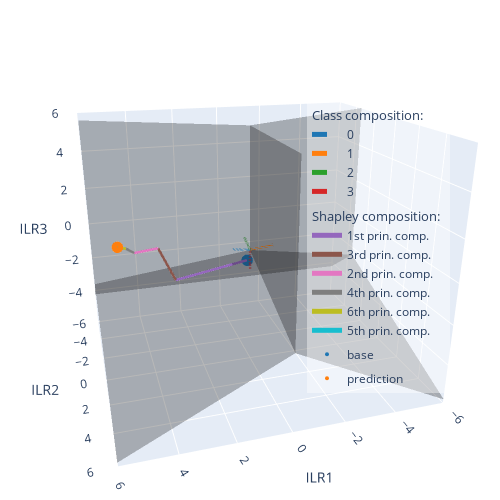

Notebook code for this chart:
### Code cell
#adjust visulisation angle

camera = dict(
    eye=dict(x=0.6, y=2, z=0.8)
)
fig.update_layout(scene_camera=camera, legend_tracegroupgap=5, legend = dict(font = dict(size = 12)))
fig.show()

fig.write_image(os.path.join(out_dir, 'ex_eq4_ilrplotsum.pdf'), scale=1.5)

### Figure 1 — Plotly figure (JSON) as saved in the notebook; plotly's stock layout.template omitted (floating-point values rounded to 4 significant figures)
{"data": [{"legendgroup": "class", "legendgrouptitle": {"text": "Class composition:"}, "line": {"dash": "dash", "width": 5}, "mode": "lines", "name": "0", "type": "scatter3d", "x": [0, 0.8165], "y": [0, 0.4714], "z": [0, 0.3333]}, {"legendgroup": "class", "legendgrouptitle": {"text": "Class composition:"}, "line": {"dash": "dash", "width": 5}, "mode": "lines", "name": "1", "type": "scatter3d", "x": [0, -0.8165], "y": [0, 0.4714], "z": [0, 0.3333]}, {"legendgroup": "class", "legendgrouptitle": {"text": "Class composition:"}, "line": {"dash": "dash", "width": 5}, "mode": "lines", "name": "2", "type": "scatter3d", "x": [0, -2.776e-17], "y": [0, -0.9428], "z": [0, 0.3333]}, {"legendgroup": "class", "legendgrouptitle": {"text": "Class composition:"}, "line": {"dash": "dash", "width": 5}, "mode": "lines", "name": "3", "type": "scatter3d", "x": [0, -2.776e-17], "y": [0, -8.127e-17], "z": [0, -1.0]}, {"legendgroup": "shapley", "legendgrouptitle": {"text": "Shapley composition:"}, "line": {"width": 5}, "mode": "lines", "name": "1st prin. comp.", "type": "scatter3d", "x": [0.006687, 3.324], "y": [-0.4674, 2.294], "z": [-0.7223, -0.04812]}, {"legendgroup": "shapley", "legendgrouptitle": {"text": "Shapley composition:"}, "line": {"width": 5}, "mode": "lines", "name": "3rd prin. comp.", "type": "scatter3d", "x": [3.324, 3.877], "y": [2.294, 2.263], "z": [-0.04812, 1.48]}, {"legendgroup": "shapley", "legendgrouptitle": {"text": "Shapley composition:"}, "line": {"width": 5}, "mode": "lines", "name": "2nd prin. comp.", "type": "scatter3d", "x": [3.877, 4.668], "y": [2.263, 1.993], "z": [1.48, 1.269]}, {"legendgroup": "shapley", "legendgrouptitle": {"text": "Shapley composition:"}, "line": {"width": 5}, "mode": "lines", "name": "4th prin. comp.", "type": "scatter3d", "x": [4.668, 4.937], "y": [1.993, 1.941], "z": [1.269, 1.479]}, {"legendgroup": "shapley", "legendgrouptitle": {"text": "Shapley composition:"}, "line": {"width": 5}, "mode": "lines", "name": "6th prin. comp.", "type": "scatter3d", "x": [4.937, 5.092], "y": [1.941, 1.929], "z": [1.479, 1.528]}, {"legendgroup": "shapley", "legendgrouptitle": {"text": "Shapley composition:"}, "line": {"width": 5}, "mode": "lines", "name": "5th prin. comp.", "type": "scatter3d", "x": [5.092, 5.222], "y": [1.929, 1.919], "z": [1.528, 1.576]}, {"marker": {"size": 4}, "mode": "markers", "name": "base", "type": "scatter3d", "x": [0.006687], "y": [-0.4674], "z": [-0.7223]}, {"marker": {"size": 4}, "mode": "markers", "name": "prediction", "type": "scatter3d", "x": [5.222], "y": [1.919], "z": [1.576]}, {"alphahull": 0, "color": "black", "opacity": 0.15, "type": "mesh3d", "x": [0, 48.99, 1.665e-15, 1.665e-15], "y": [0, -28.28, 56.57, 4.876e-15], "z": [0, -20.0, -20.0, 60.0]}, {"alphahull": 0, "color": "black", "opacity": 0.15, "type": "mesh3d", "x": [-48.99, 0, 1.665e-15, 1.665e-15], "y": [-28.28, 0, 56.57, 4.876e-15], "z": [-20.0, 0, -20.0, 60.0]}, {"alphahull": 0, "color": "black", "opacity": 0.15, "type": "mesh3d", "x": [-48.99, 48.99, 0, 1.665e-15], "y": [-28.28, -28.28, 0, 4.876e-15], "z": [-20.0, -20.0, 0, 60.0]}, {"alphahull": 0, "color": "black", "opacity": 0.15, "type": "mesh3d", "x": [-48.99, 48.99, 1.665e-15, 0], "y": [-28.28, -28.28, 56.57, 0], "z": [-20.0, -20.0, -20.0, 0]}], "layout": {"autosize": false, "colorway": ["#1F77B4", "#FF7F0E", "#2CA02C", "#D62728", "#9467BD", "#8C564B", "#E377C2", "#7F7F7F", "#BCBD22", "#17BECF"], "height": 500, "legend": {"bgcolor": "rgba(255,255,255,0.4)", "font": {"size": 12}, "tracegroupgap": 5, "x": 0.9, "xanchor": "right", "y": 0.8, "yanchor": "top"}, "margin": {"b": 0, "l": 0, "r": 0, "t": 0}, "scene": {"aspectmode": "auto", "aspectratio": {"x": 1.122, "y": 0.9721, "z": 0.9165}, "camera": {"eye": {"x": 0.6, "y": 2, "z": 0.8}}, "xaxis": {"range": [-6, 6], "title": {"text": "ILR1"}, "type": "linear"}, "yaxis": {"range": [-6, 6], "title": {"text": "ILR2"}, "type": "linear"}, "zaxis": {"range": [-6, 6], "title": {"text": "ILR3"}, "type": "linear"}}, "width": 500}}
